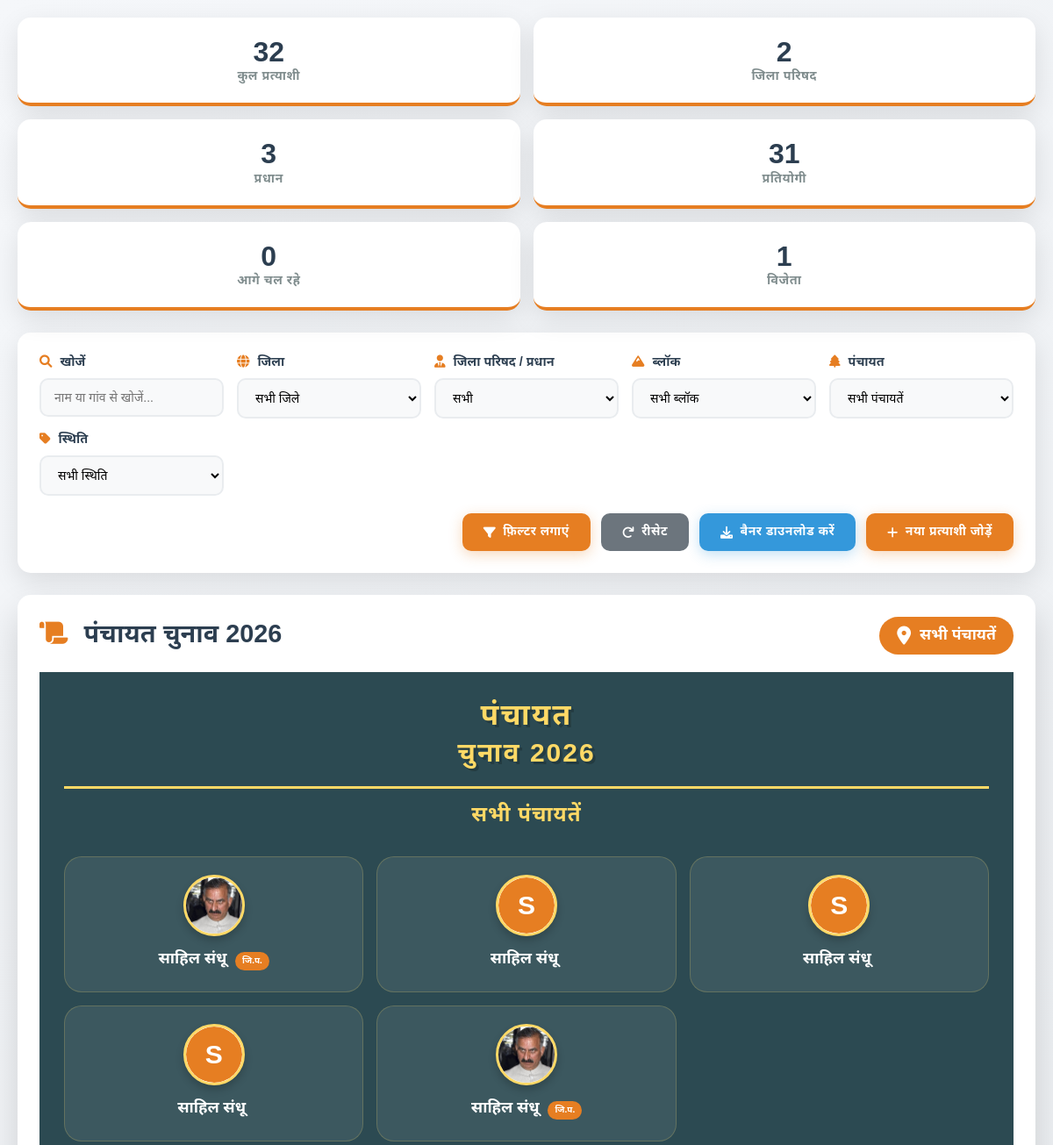
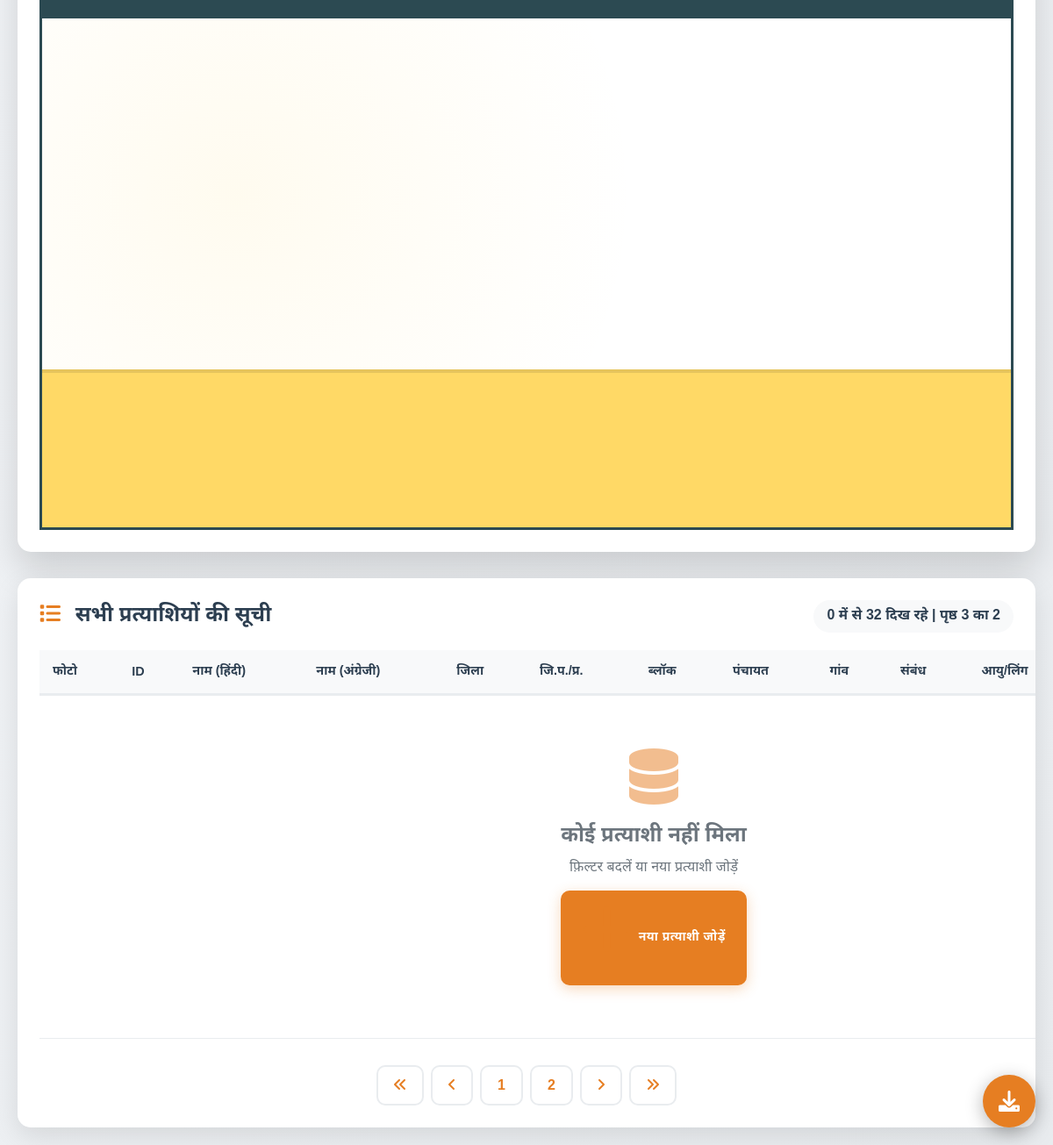
/data.php?page=3, run on the app's committed database (2 pictures, top to bottom).
### tables this page shows
CREATE TABLE `candidates` (
  `id` int(11) NOT NULL,
  `candidate_id` varchar(50) NOT NULL,
  `district_id` int(11) NOT NULL,
  `jila_parishad_pradhan` enum('jila_parishad','pradhan') DEFAULT NULL,
  `jila_parishad_id` int(11) DEFAULT NULL,
  `block_id` int(11) NOT NULL,
  `panchayat_id` int(11) NOT NULL,
  `village` varchar(100) NOT NULL,
  `candidate_name_hi` varchar(100) NOT NULL,
  `candidate_name_en` varchar(100) NOT NULL,
  `relation_type` enum('father','husband') NOT NULL,
  `relation_name` varchar(100) NOT NULL,
  `gender` enum('Male','Female','Other') NOT NULL,
  `age` int(11) NOT NULL,
  `education` varchar(200) DEFAULT NULL,
  `profession` varchar(100) DEFAULT NULL,
  `short_notes_hi` text DEFAULT NULL,
  `bio_hi` text DEFAULT NULL,
  `bio_en` text DEFAULT NULL,
  `slug` varchar(500) NOT NULL,
  `photo_url` varchar(500) DEFAULT NULL,
  `video_message_url` varchar(500) DEFAULT NULL,
  `interview_video_url` varchar(500) DEFAULT NULL,
  `mobile_number` varchar(15) DEFAULT NULL,
  `whatsapp_number` varchar(15) DEFAULT NULL,
  `email` varchar(100) DEFAULT NULL,
  `facebook_url` varchar(500) DEFAULT NULL,
  `twitter_url` varchar(500) DEFAULT NULL,
  `instagram_url` varchar(500) DEFAULT NULL,
  `status` enum('contesting','leading','winner','runner_up','withdrawn') DEFAULT 'contesting',
  `approval_status` enum('pending','approved','rejected') DEFAULT 'pending',
  `views` int(11) DEFAULT 0,
  `featured` tinyint(1) DEFAULT 0,
  `created_at` timestamp NOT NULL DEFAULT current_timestamp(),
  `updated_at` timestamp NOT NULL DEFAULT current_timestamp() ON UPDATE current_timestamp(),
  `created_by` int(11) DEFAULT NULL,
  `whatsapp_verified` tinyint(1) DEFAULT 0,
  `photo_hidden` tinyint(1) DEFAULT 1,
  `verification_code` varchar(6) DEFAULT NULL,
  `verification_expiry` datetime DEFAULT NULL
);

### data.php (the view, shortened to what the rows shown need)
 <?php
require_once 'config.php';
$where = ["1=1"];
$params = [];
$whereClause = implode(" AND ", $where);
$bannerQuery = "
    SELECT
        c.*,
        d.district_name,
        b.block_name,
        p.panchayat_name
    FROM candidates c
    JOIN districts d ON c.district_id = d.id
    JOIN blocks b ON c.block_id = b.id
    JOIN panchayats p ON c.panchayat_id = p.id
    WHERE $whereClause
    ORDER BY c.created_at DESC
    LIMIT 5
";
$bannerStmt = $pdo->prepare($bannerQuery);
$bannerStmt->execute($params);
$bannerCandidates = $bannerStmt->fetchAll();
$bannerTitle = "पंचायत चुनाव 2026";
?>
<!DOCTYPE html>
<html lang="hi">
<head>
    <link rel="stylesheet" href="https://cdnjs.cloudflare.com/ajax/libs/font-awesome/6.0.0/css/all.min.css">
</head>
<body>
    <div class="container">
        <div class="banner-wrapper">
            <div class="banner-header">
                <h2>
                    <i class="fas fa-scroll"></i>
                    <?php echo $bannerTitle; ?>
                </h2>
            </div>
            <div class="main-banner" id="bannerToDownload">
                <div class="banner-sidebar">
                    <div class="banner-title">
                        <h1>
                            पंचायत
                            <span>चुनाव 2026</span>
                        </h1>
                    </div>
                    <div class="candidates-list">
                        <?php
                        $displayCandidates = array_pad($bannerCandidates, 5, null);
                        foreach ($displayCandidates as $index => $candidate):
                            $imageUrl = null;
                            $hasImage = false;
                            $bgColor = '#e67e22';
                            if ($candidate) {
                                if (!empty($candidate['photo_url'])) {
                                    $imageUrl = 'uploads/' . basename($candidate['photo_url']) . '?t=' . time();
                                    $filePath = __DIR__ . '/uploads/' . basename($candidate['photo_url']);
                                    if (file_exists($filePath)) {
                                        $hasImage = true;
                                    } else {
                                        $altPath = $_SERVER['DOCUMENT_ROOT'] . '/uploads/' . basename($candidate['photo_url']);
                                        if (file_exists($altPath)) {
                                            $hasImage = true;
                                            $imageUrl = '/uploads/' . basename($candidate['photo_url']) . '?t=' . time();
                                        }
                                    }
                                }
                                if ($candidate['status'] == 'winner') $bgColor = '#27ae60';
                                else if ($candidate['status'] == 'leading') $bgColor = '#3498db';
                                else if ($candidate['status'] == 'contesting') $bgColor = '#e67e22';
                                else $bgColor = '#6c757d';
                            }
                            $initial = $candidate && !empty($candidate['candidate_name_en']) ? strtoupper(substr($candidate['candidate_name_en'], 0, 1)) : '?';
                            $jilaBadge = '';
                            if ($candidate && isset($candidate['jila_parishad_pradhan'])) {
                                if ($candidate['jila_parishad_pradhan'] == 'jila_parishad') {
                                    $jilaBadge = '<span class="jila-badge" style="margin-left: 5px; font-size: 10px;">जि.प.</span>';
                                } else if ($candidate['jila_parishad_pradhan'] == 'pradhan') {
                                    $jilaBadge = '<span class=" -badge" style="margin-left: 5px; font-size: 0px;"></span>';
                                }
                            }
                        ?>
                            <div class="candidate-row">
                                <div class="candidate-photo">
                                    <?php if ($hasImage): ?>
                                        <img src="<?php echo $imageUrl; ?>"
                                             alt="<?php echo htmlspecialchars($candidate['candidate_name_en']); ?>"
                                             onload="this.style.display='block'"
                                             onerror="this.onerror=null; this.style.display='none'; this.parentNode.innerHTML = '<div class=\'dummy-image\' style=\'background:<?php echo $bgColor; ?>;\'><?php echo $initial; ?></div>';">
                                    <?php else: ?>
                                        <div class="dummy-image" style="background: <?php echo $bgColor; ?>;">
                                            <?php echo $initial; ?>
                                        </div>
                                    <?php endif; ?>
                                </div>
                                <div class="candidate-info">
                                    <?php if ($candidate): ?>
                                        <div class="name">
                                            <?php echo htmlspecialchars($candidate['candidate_name_hi'] ?: $candidate['candidate_name_en']); ?>
                                            <?php echo $jilaBadge; ?>
                                        </div>
                                    <?php else: ?>
                                        <div class="name">-------</div>
                                        <div class="village">-------</div>
                                        <div class="status">-------</div>
                                    <?php endif; ?>
                                </div>
                            </div>
                        <?php endforeach; ?>
                    </div>
                </div>
            </div>
        </div>
        <div class="table-section">
            <table>
                <thead>
                    <tr>
                        <th>फोटो</th>
                        <th>ID</th>
                        <th>नाम (हिंदी)</th>
                        <th>नाम (अंग्रेजी)</th>
                        <th>जिला</th>
                        <th>जि.प./प्र.</th>
                        <th>ब्लॉक</th>
                        <th>पंचायत</th>
                        <th>गांव</th>
                        <th>संबंध</th>
                        <th>आयु/लिंग</th>
                    </tr>
                </thead>
            </table>
        </div>
    </div>
</body>
</html>

### data on the page
candidates: photo_url (picture), candidate_name_hi "साहिल संधू", jila_parishad_pradhan "जि.प."
candidates: candidate_name_en "S", candidate_name_hi "साहिल संधू"
candidates: candidate_name_en "S", candidate_name_hi "साहिल संधू"
candidates: candidate_name_en "S", candidate_name_hi "साहिल संधू"
candidates: photo_url (picture), candidate_name_hi "साहिल संधू", jila_parishad_pradhan "जि.प."

### other printed values
$totalRecords "32"
$jilaParishadCount "2"
$pradhanCount "3"
$statusCounts['contesting'] "31"
$statusCounts['leading'] "0"
$statusCounts['winner'] "1"
$bannerTitle "पंचायत चुनाव 2026"
$panchayatDisplay "सभी पंचायतें"
count($candidates) "0"
$page "3"
$totalPages "2"
